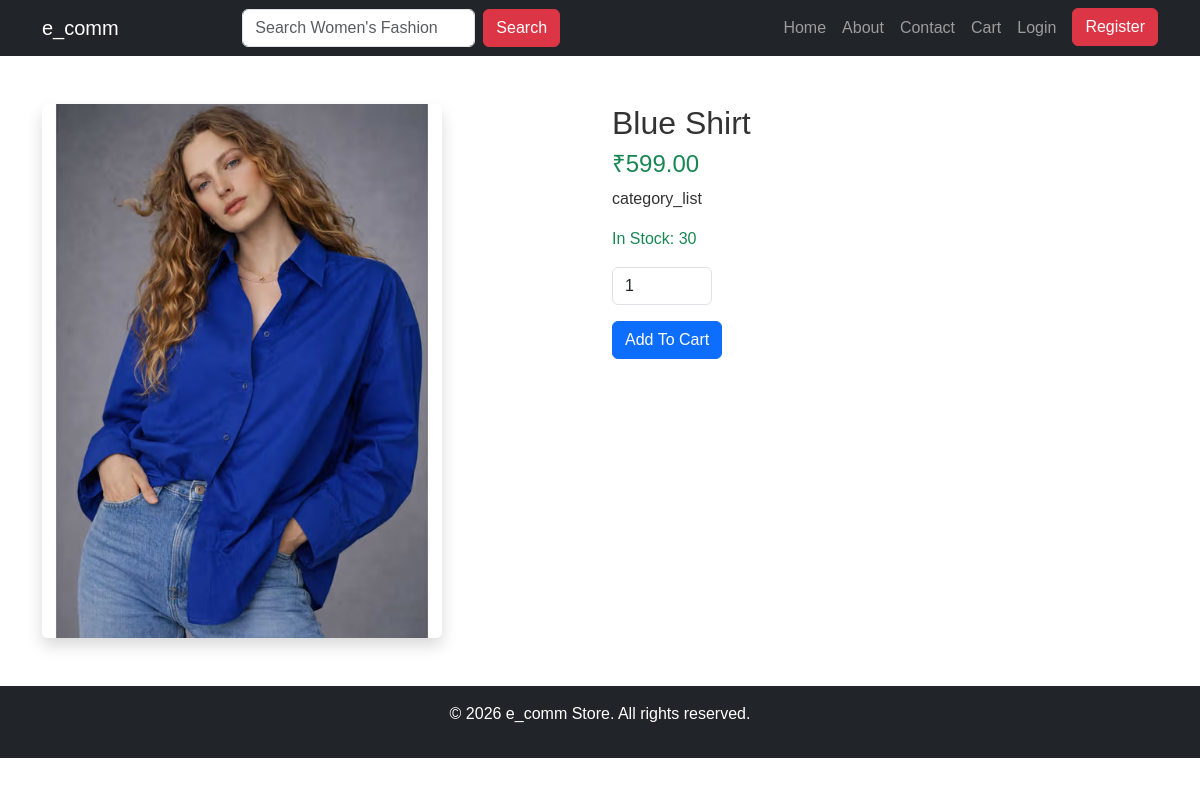
The app's page /product_details.php?id=2 with its own data.
### tables this page shows
CREATE TABLE `products` (
  `id` int(11) NOT NULL,
  `product_name` varchar(100) NOT NULL,
  `category_id` int(11) NOT NULL,
  `supplier_id` int(11) DEFAULT NULL,
  `quantity` int(11) DEFAULT NULL,
  `price` decimal(10,2) DEFAULT NULL,
  `minium_stock` int(11) DEFAULT NULL,
  `date_added` date DEFAULT NULL,
  `image_path` varchar(255) DEFAULT NULL,
  `display_location` varchar(255) DEFAULT NULL,
  `created_at` timestamp NULL DEFAULT NULL
);

### product_details.php (the view, shortened to what this page needs)
<?php
include("db_connect.php");
if (isset($_GET['id']) && !empty($_GET['id']) && is_numeric($_GET['id'])) {
    $id = intval($_GET['id']);
    $query = "SELECT * FROM products WHERE id = $id";
    $result = mysqli_query($conn, $query);
    if ($result && mysqli_num_rows($result) > 0) {
        $product = mysqli_fetch_assoc($result);
    } else {
        echo "<h4 class='text-center text-danger mt-5'>Product Not Found</h4>";
        exit();
    }
} else {
    echo "<h4 class='text-center text-danger mt-5'>Invalid Product</h4>";
    exit();
}
?>
<!DOCTYPE html>
<html lang="en">
<head>
<link href="https://cdn.jsdelivr.net/npm/bootstrap@5.3.3/dist/css/bootstrap.min.css" rel="stylesheet">
<link rel="stylesheet" href="assets/css/style.css">
</head>
<body>
<?php include(__DIR__ . "/includes/navbar.php"); ?>
<div class="container mt-5">
    <div class="row">
        <div class="col-md-6">
            <img src="<?php echo !empty($product['image_path']) ? $product['image_path'] : 'default.jpg'; ?>"
                 class="img-fluid rounded shadow" width="400">
        </div>
        <div class="col-md-6">
            <h2><?php echo htmlspecialchars($product['product_name']); ?></h2>
            <h4 class="text-success">₹<?php echo $product['price']; ?></h4>
            <p>
                <?php echo isset($product['display_location'])
                    ? nl2br(htmlspecialchars($product['display_location']))
                    : 'No description available.'; ?>
            </p>
            <p>
                <?php
                    if (isset($product['quantity']) && $product['quantity'] > 0) {
                        echo "<span class='text-success'>In Stock: ".$product['quantity']."</span>";
                    } else {
                        echo "<span class='text-danger'>Out of Stock</span>";
                    }
                ?>
            </p>
            <?php if (isset($product['quantity']) && $product['quantity'] > 0) { ?>
                <form action="cart.php" method="POST">
                    <input type="number" name="quantity" value="1" min="1" class="form-control mb-3" style="width:100px;">
                    <button type="submit" name="add_cart" class="btn btn-primary">Add To Cart</button>
                </form>
            <?php } else { ?>
                <button class="btn btn-secondary" disabled>Out of Stock</button>
            <?php } ?>
        </div>
    </div>
</div>
<?php include(__DIR__ . "/includes/footer.php"); ?>
</body>
</html>

### style.css (style rules this page uses)
* { margin: 0; padding: 0; box-sizing: border-box; font-family: 'Poppins', sans-serif; }
body { background: #fff; color: #333; }

### records on screen
products: image_path (picture), product_name "Blue Shirt", price "599.00", display_location "category_list", quantity "30"
